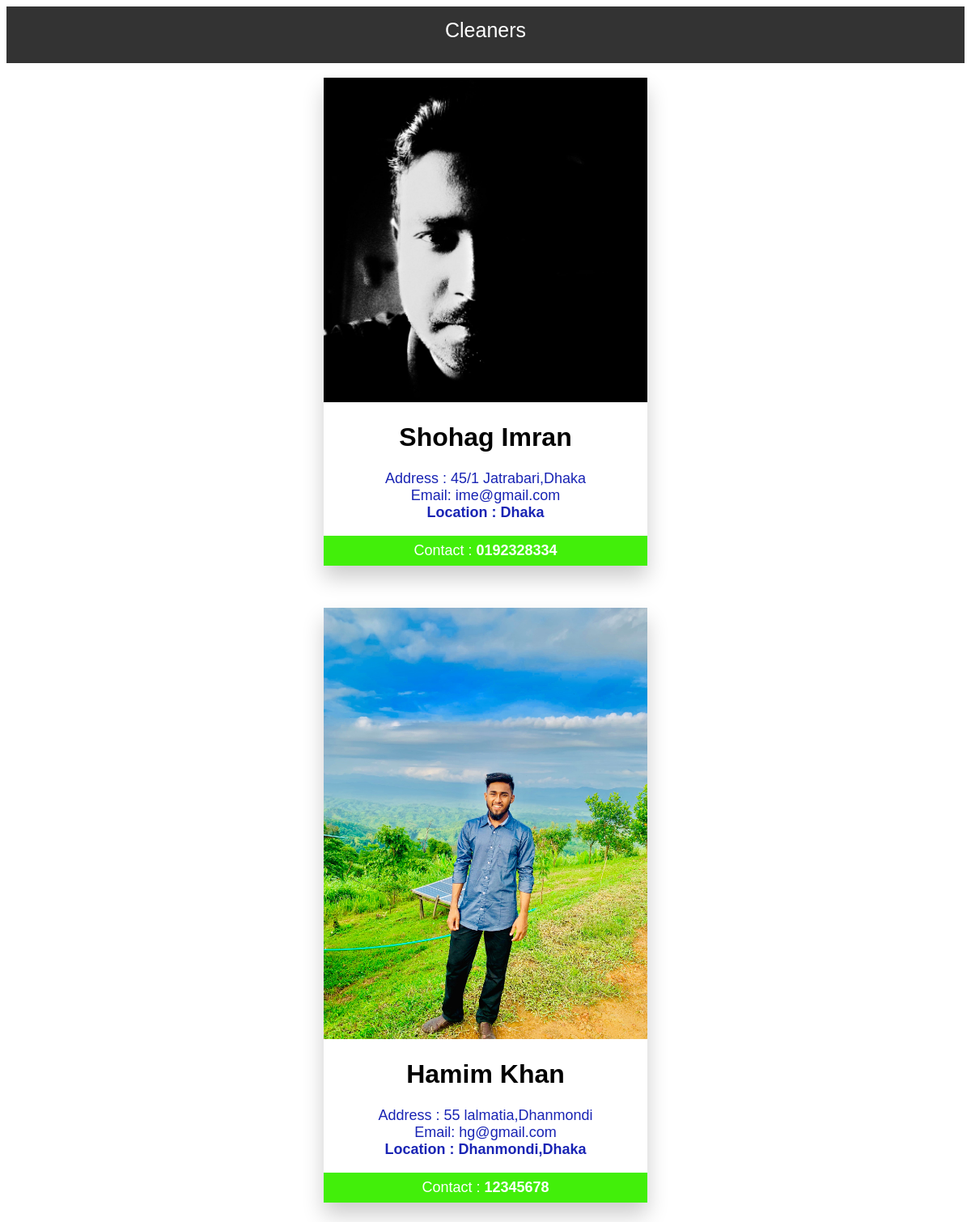
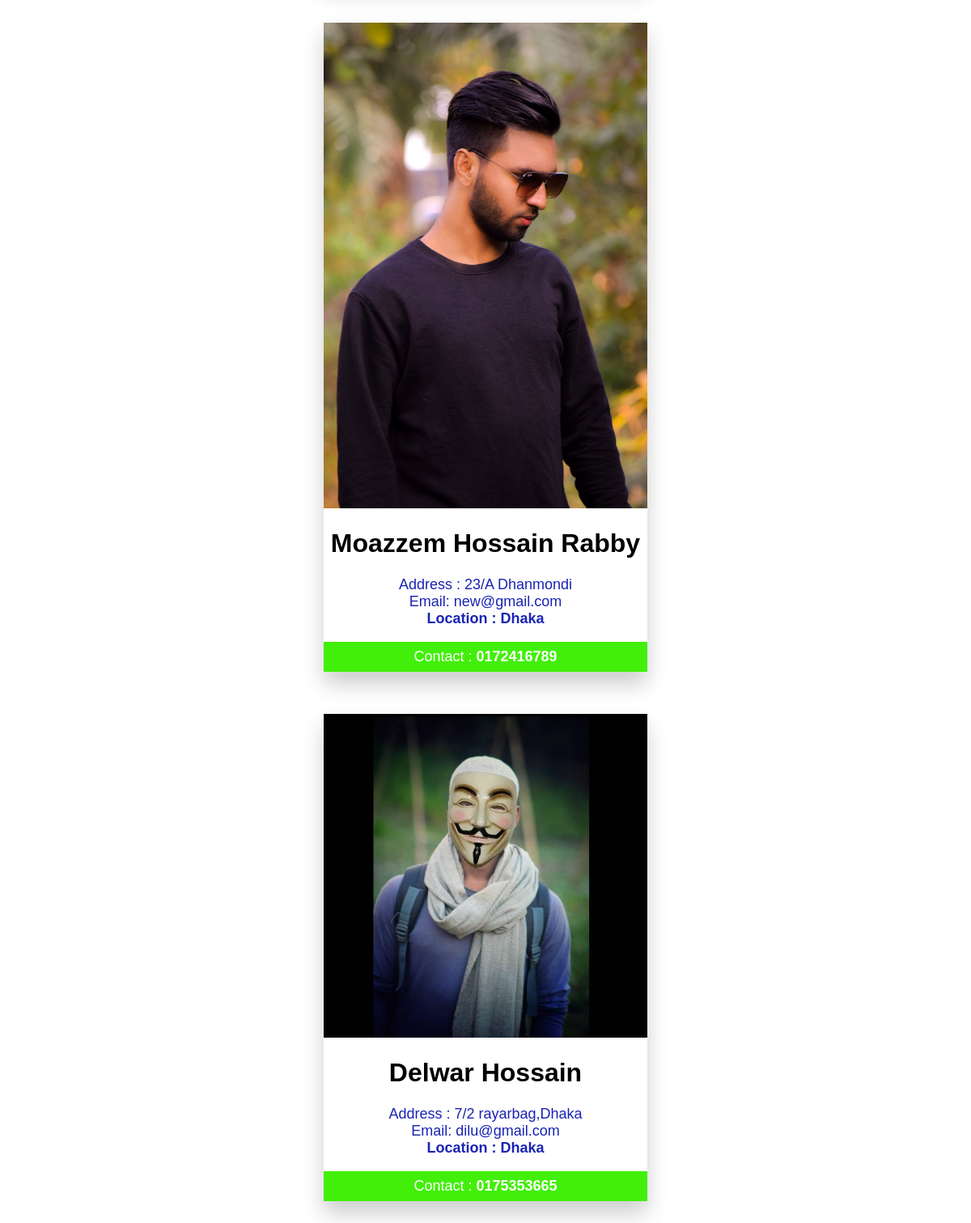
/worker/cleaners, run on the app's committed database (2 pictures, top to bottom).
### accounts/models.py (models this page shows, shortened)
class Worker(models.Model):
    name = models.CharField(max_length=50, blank=True, null=True)
    username = models.CharField(max_length=50, blank=True, null=True)
    email = models.EmailField(max_length=50, blank=True, null=True)
    password = models.CharField(max_length=50, blank=True, null=True)
    nid = models.CharField(max_length=50, blank=True, null=True)
    upload_nid = models.ImageField(upload_to='media/')
    pic = models.ImageField(upload_to='media/')
    phone = models.CharField(max_length=50, blank=True, null=True)
    address = models.CharField(max_length=50, blank=True, null=True)
    location = models.CharField(max_length=50, blank=True, null=True)
    type_of_work = models.CharField(max_length=50, blank=True, null=True)

### worker/views.py (the view)
# urls.py: path('cleaners',views.cleaners, name = 'cleaners'),
def cleaners(request):
    obj = Worker.objects.filter(type_of_work='cleaner')
    context = {
        'objects': obj
    }
    return render(request, "Cleaners.html", context)

### templates/Cleaners.html (shortened to what this page needs)
<!DOCTYPE html>
<html>
<head>
<link rel="stylesheet" href="https://cdnjs.cloudflare.com/ajax/libs/font-awesome/4.7.0/css/font-awesome.min.css">
</head>
<body>
<ul>Cleaners</ul><br>
 {% for object in objects %}
<div class="card">
  <img src="{{ object.pic.url }}" alt="image-{{ object.name }}" style="width:100%">
  <h1>{{ object.name }}</h1>
   <p class="title" align="center" >
        Address : {{ object.address }}<br>
       Email: {{ object.email }}<br>
    <b>Location : {{ object.location }}</b><br>
   </p>
  <p><button>Contact : <b> {{ object.phone }}</b></button></p>
</div><br>
<br>
 {% endfor %}
</body>
</html>

### templates/Cleaners.html (style rules this page uses)
ul { margin: auto; padding: 15px; overflow: hidden; height: 40px; background-color: #333; font-family: arial; text-align: center; font-size: 25px; color:white; }
h1 { font-family: arial }
.card { box-shadow: 0 15px 25px 0 rgba(0, 0, 0, 0.2); max-width: 400px; margin: auto; text-align: center; font-family: arial; }
.title { color: #1924b4; font-size: 18px; }
button { border: none; outline: 0; display: inline-block; padding: 8px; color: white; background-color: #42ef0a; text-align: center; cursor: pointer; width: 100%; font-size: 18px; }

### data on the page
Worker: pic (picture), name "Shohag Imran", address "45/1 Jatrabari,Dhaka", email "ime@gmail.com", location "Dhaka", phone "0192328334"
Worker: pic (picture), name "Hamim Khan", address "55 lalmatia,Dhanmondi", email "hg@gmail.com", location "Dhanmondi,Dhaka", phone "12345678"
Worker: pic (picture), name "Moazzem Hossain Rabby", address "23/A Dhanmondi", email "new@gmail.com", location "Dhaka", phone "0172416789"
Worker: pic (picture), name "Delwar Hossain", address "7/2 rayarbag,Dhaka", email "dilu@gmail.com", location "Dhaka", phone "0175353665"
